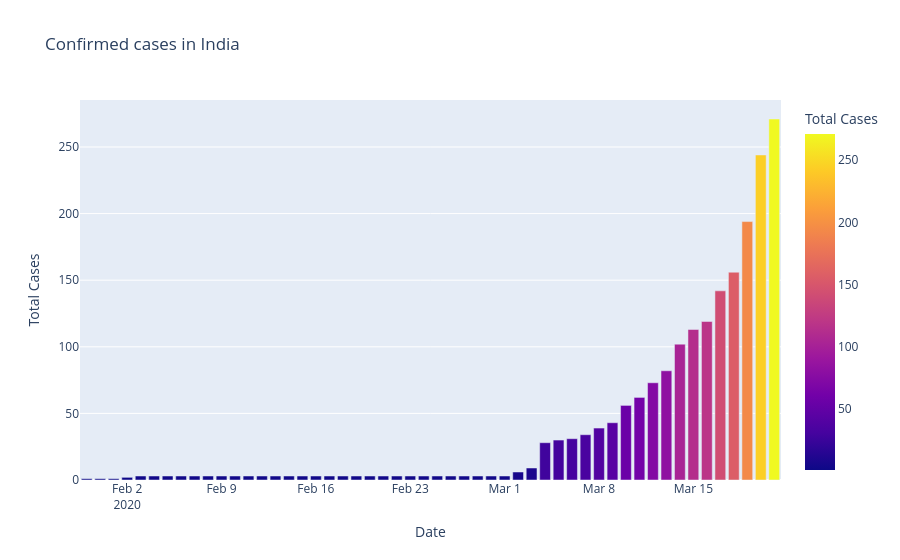

Notebook code cell kept with this figure:
### Code cell
#Matplotlib
fig=plt.figure(figsize=(10,5),dpi=200)
axes=fig.add_axes([0.1,0.1,0.8,0.8])
axes.bar(dbd_India["Date"],dbd_India["Total Cases"],color='blue')
axes.set_xlabel("Date")
axes.set_ylabel("Total Cases")
axes.set_title("Confirmed cases in India")
plt.show()


#plotly Express

fig=px.bar(dbd_India,x="Date",y="Total Cases",color='Total Cases',title='Confirmed cases in India')
fig.show()

### Figure 1 — Plotly figure (JSON) as saved in the notebook; plotly's stock layout.template omitted (floating-point values rounded to 4 significant figures)
{"data": [{"alignmentgroup": "True", "hovertemplate": "Date=%{x}<br>Total Cases=%{marker.color}<extra></extra>", "legendgroup": "", "marker": {"color": [1, 1, 1, 2, 3, 3, 3, 3, 3, 3, 3, 3, 3, 3, 3, 3, 3, 3, 3, 3, 3, 3, 3, 3, 3, 3, 3, 3, 3, 3, 3, 3, 6, 9, 28, 30, 31, 34, 39, 43, 56, 62, 73, 82, 102, 113, 119, 142, 156, 194, 244, 271], "coloraxis": "coloraxis", "pattern": {"shape": ""}}, "name": "", "offsetgroup": "", "orientation": "v", "showlegend": false, "textposition": "auto", "type": "bar", "x": ["2020-01-30T00:00:00", "2020-01-31T00:00:00", "2020-02-01T00:00:00", "2020-02-02T00:00:00", "2020-02-03T00:00:00", "2020-02-04T00:00:00", "2020-02-05T00:00:00", "2020-02-06T00:00:00", "2020-02-07T00:00:00", "2020-02-08T00:00:00", "2020-02-09T00:00:00", "2020-02-10T00:00:00", "2020-02-11T00:00:00", "2020-02-12T00:00:00", "2020-02-13T00:00:00", "2020-02-14T00:00:00", "2020-02-15T00:00:00", "2020-02-16T00:00:00", "2020-02-17T00:00:00", "2020-02-18T00:00:00", "2020-02-19T00:00:00", "2020-02-20T00:00:00", "2020-02-21T00:00:00", "2020-02-22T00:00:00", "2020-02-23T00:00:00", "2020-02-24T00:00:00", "2020-02-25T00:00:00", "2020-02-26T00:00:00", "2020-02-27T00:00:00", "2020-02-28T00:00:00", "2020-02-29T00:00:00", "2020-03-01T00:00:00", "2020-03-02T00:00:00", "2020-03-03T00:00:00", "2020-03-04T00:00:00", "2020-03-05T00:00:00", "2020-03-06T00:00:00", "2020-03-07T00:00:00", "2020-03-08T00:00:00", "2020-03-09T00:00:00", "2020-03-10T00:00:00", "2020-03-11T00:00:00", "2020-03-12T00:00:00", "2020-03-13T00:00:00", "2020-03-14T00:00:00", "2020-03-15T00:00:00", "2020-03-16T00:00:00", "2020-03-17T00:00:00", "2020-03-18T00:00:00", "2020-03-19T00:00:00", "2020-03-20T00:00:00", "2020-03-21T00:00:00"], "xaxis": "x", "y": [1, 1, 1, 2, 3, 3, 3, 3, 3, 3, 3, 3, 3, 3, 3, 3, 3, 3, 3, 3, 3, 3, 3, 3, 3, 3, 3, 3, 3, 3, 3, 3, 6, 9, 28, 30, 31, 34, 39, 43, 56, 62, 73, 82, 102, 113, 119, 142, 156, 194, 244, 271], "yaxis": "y"}], "layout": {"autosize": true, "barmode": "relative", "coloraxis": {"colorbar": {"title": {"text": "Total Cases"}}, "colorscale": [[0, "#0d0887"], [0.1111, "#46039f"], [0.2222, "#7201a8"], [0.3333, "#9c179e"], [0.4444, "#bd3786"], [0.5556, "#d8576b"], [0.6667, "#ed7953"], [0.7778, "#fb9f3a"], [0.8889, "#fdca26"], [1, "#f0f921"]]}, "legend": {"tracegroupgap": 0}, "title": {"text": "Confirmed cases in India"}, "xaxis": {"anchor": "y", "autorange": true, "domain": [0, 1], "range": ["2020-01-29 12:00", "2020-03-21 12:00"], "title": {"text": "Date"}, "type": "date"}, "yaxis": {"anchor": "x", "autorange": true, "domain": [0, 1], "range": [0, 285.3], "title": {"text": "Total Cases"}, "type": "linear"}}}
